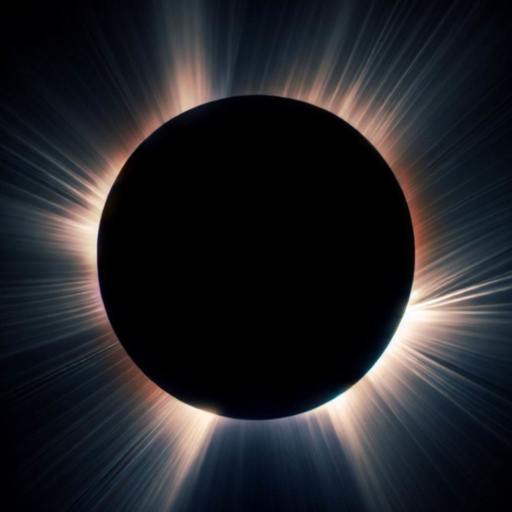
#> input picture corona3.jpeg, 1024 x 1024 px, found by its file name (shown at 1/2 size)
$ python radar_merged2.py
#> lines starting #> are read from the running program, lines starting #| are printed output that depends on the picture
import numpy as np
import matplotlib.pyplot as plt
import matplotlib.animation as animation
import os
import cv2
#sox timidity ffmpeg smplayer geeqie

# Load the input image
img = cv2.imread('/home/emiliano/proyecto_INAOE/GATU/corona3.jpeg',0)
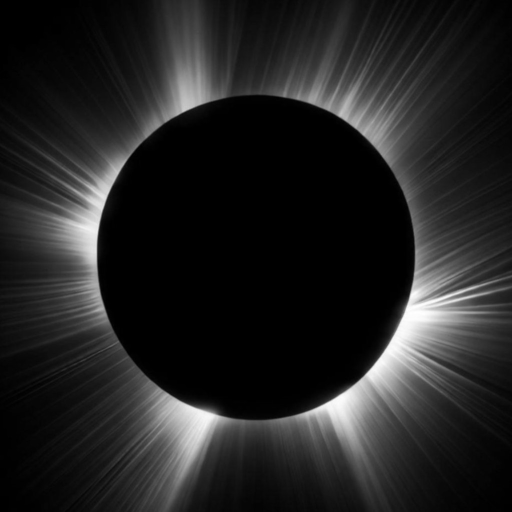
#> img: shape (1024, 1024) (shown at 1/2 size); min 0, max 255, mean 34.9


# Get the dimensions of the image
h, w = img.shape
#> h = 1024; w = 1024

# Calculate center of image
center_x = w // 2
#> center_x = 512
center_y = h // 2
#> center_y = 512

# Initialize the radar values array with 3600 samples per angle
radar_values = np.zeros((h // 2, 360))

# Iterate over angles and radii
for angle in np.arange(0, 360, 1.0):
    for r in range(h // 2):
        x = int(np.round(center_x + r * np.sin(np.deg2rad(angle))))
        y = int(np.round(center_y + r * np.cos(np.deg2rad(angle))))
        if x < 0 or x >= w or y < 0 or y >= h:
            radar_values[r, int(angle)] = 0
        else:
            radar_values[r, int(angle)] = img[y,x]
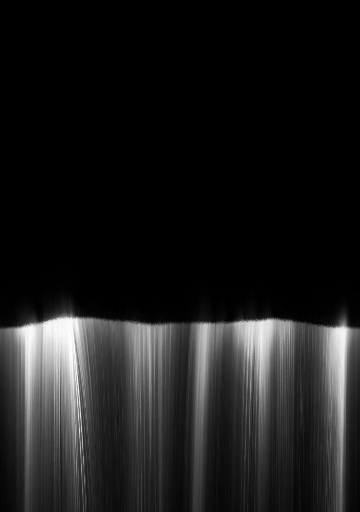
#> radar_values: shape (512, 360) float64; min 0, max 255, mean 27.1


# Calculate average values at each angle
avg_values = np.mean(radar_values, axis=0)
#> avg_values = 360 values, max 65.37 at index 341, min 9.29 at index 181, mean 27.14

# Plot the radar values
fig, ax = plt.subplots(subplot_kw={'projection': 'polar'})
ax.plot(np.deg2rad(np.arange(0, 360, 1.0)), avg_values)
plt.savefig("radian.png")
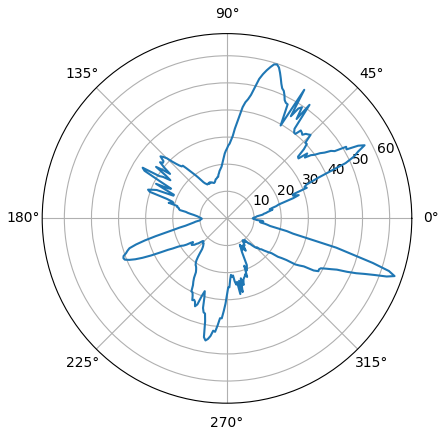
#> figure drawn by matplotlib, 1 panel; curve peaks at x = 5.95, y = 65.37

ax.set_ylim(0, h // 2)

# Save radar sweep to text file
data = np.column_stack((np.arange(0, 360, 1.0), avg_values))
#> data = 360 pairs, first value 0 to 359, second value 9.29 to 65.37
data = data[::-1]
# Save the data as a CSV file
np.savetxt('lux.csv', data, delimiter=',', header='C1,C2', comments='', fmt='%.3f')

os.system('python3 /home/emiliano/proyecto_INAOE/GATU/gatu2.py')

# create figure and axis objects
fig, ax = plt.subplots()

# show image
ax.imshow(img)

# set limits of x and y axis
ax.set_xlim([0, img.shape[1]])
ax.set_ylim([0, img.shape[0]])

# remove ticks and numbers
ax.set_xticks([])
ax.set_yticks([])

# display image dimensions
print(f"Image dimensions: {img.shape[1]}x{img.shape[0]}")
#| Image dimensions: 1024x1024

# calculate center of image
center_x = img.shape[1] / 2
center_y = img.shape[0] / 2
max_distance = np.sqrt((img.shape[0]/2)**2 + (img.shape[1]/2)**2)
#> max_distance = 724.1
#create line for radar sweeping

line, = ax.plot([center_x, center_x], [center_y, center_y-1], color='white', linewidth=2, solid_capstyle='round')#posible problema
#define parameters for pulsation

freq = 10
amp = 5
#define function to update line position in animation

def update_line(num):
	angle = np.deg2rad(num)
	r = max_distance - amp*np.sin(2.0*np.pi*freq*num/num_frames)
	x = center_x + r*np.cos(angle)
	y = center_y + r*np.sin(angle)
	line.set_data([center_x, x], [center_y, y])
	alpha = 1#(1-r/100)**3 # calculate alpha value based on distance from center
	line.set_linewidth(2)# (2 + 4*(1-r/1000)) # set line thickness based on distance from center
	line.set_alpha(alpha) # set alpha value to create beam-like effect
	line.set_solid_capstyle('round')
	return line,

# create animation object
num_frames = 1440 # 72 seconds at 50ms per frame
ani = animation.FuncAnimation(fig, update_line, frames=np.linspace(0,360, num_frames, endpoint=False), interval=1)

# create video writer
#> (the run stopped early here; a loop or call above may not have finished)

$ run again, with sonogram.png saved as corona3.jpeg
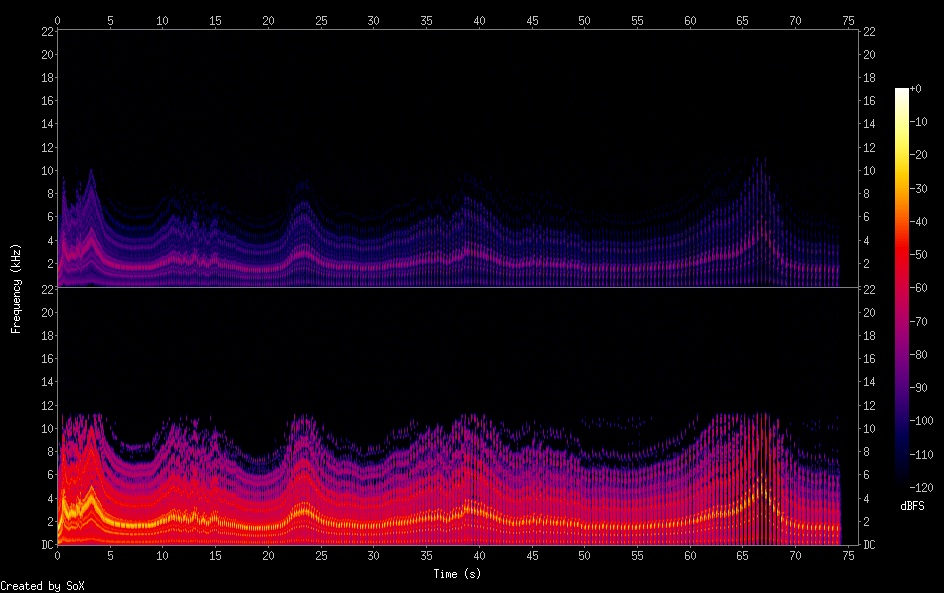
#> input picture sonogram.png, 944 x 593 px, found by its file name
#> after the loop `for angle in np.arange(0, 360, 1.0):`:
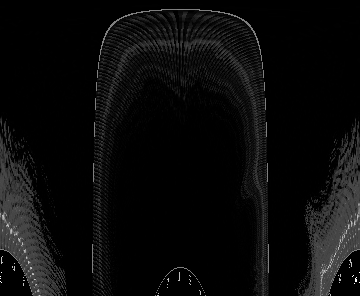
#> radar_values: shape (296, 360) float64; min 0, max 255, mean 10.7
#> avg_values = 360 values, max 30.98 at index 1, min 0.0507 at index 84, mean 10.71
#> `plt.savefig("radian.png")`:
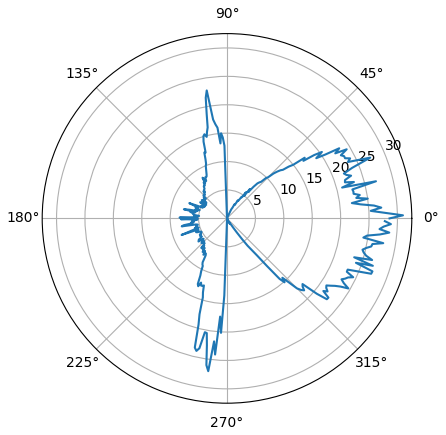
#> figure drawn by matplotlib, 1 panel; curve peaks at x = 0.0175, y = 30.98
#> data = 360 pairs, first value 0 to 359, second value 0.0507 to 30.98
#| Image dimensions: 944x593
